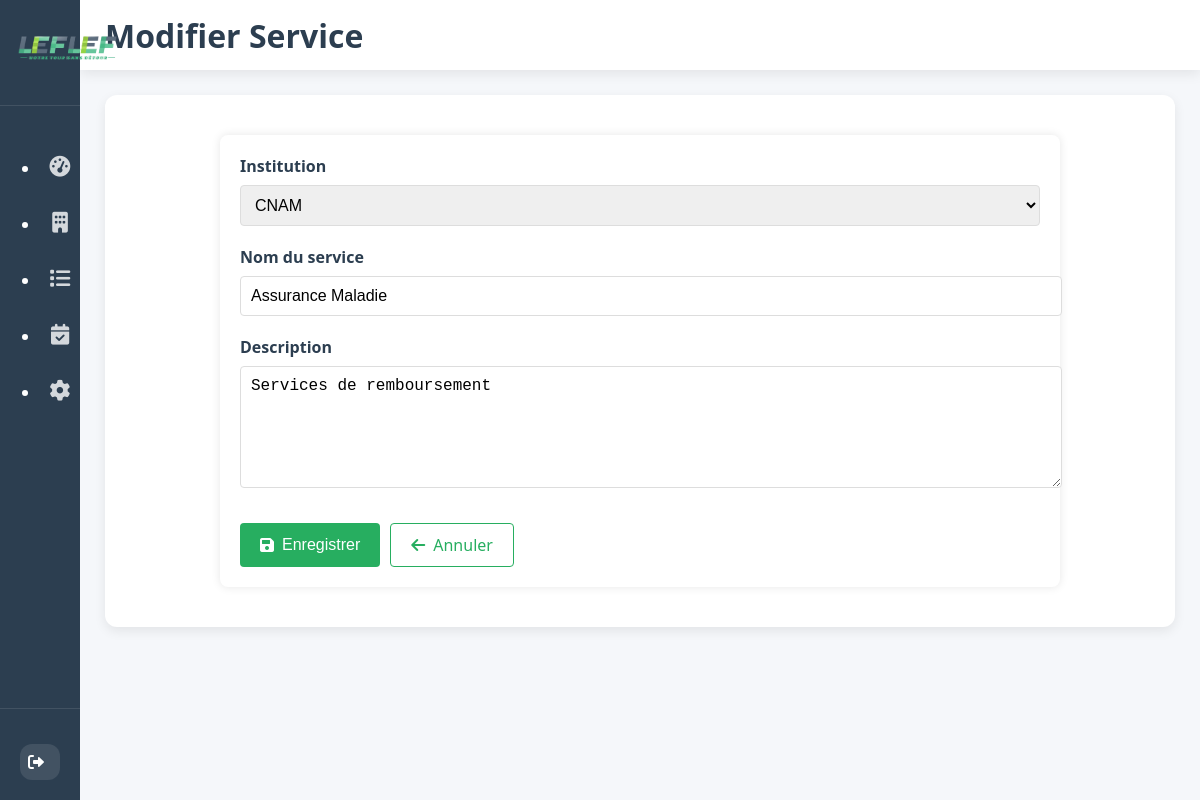
/admin/service_edit.php?id=2 (signed in), run on the app's committed database.
### tables this page shows
CREATE TABLE IF NOT EXISTS `services` (
  `id` int NOT NULL AUTO_INCREMENT,
  `institution_id` int NOT NULL,
  `name` varchar(100) NOT NULL,
  `description` text,
  `created_at` timestamp NULL DEFAULT CURRENT_TIMESTAMP,
  `average_time` int DEFAULT '15',
  PRIMARY KEY (`id`)
);

CREATE TABLE IF NOT EXISTS `institutions` (
  `id` int NOT NULL AUTO_INCREMENT,
  `name` varchar(100) NOT NULL,
  `logo` varchar(255) DEFAULT NULL,
  `description` text,
  `average_time` int DEFAULT '0',
  `created_at` timestamp NULL DEFAULT CURRENT_TIMESTAMP,
  PRIMARY KEY (`id`)
);

### admin/service_edit.php (the view, shortened to what this page needs)
<?php
require_once 'config.php';
$service = ['id' => 0, 'institution_id' => '', 'name' => '', 'description' => ''];
$isEdit = false;
if (isset($_GET['id'])) {
    $isEdit = true;
    $id = (int)$_GET['id'];
    $stmt = $pdo->prepare("SELECT * FROM services WHERE id = ?");
    $stmt->execute([$id]);
    $service = $stmt->fetch();
}
$institutions = $pdo->query("SELECT id, name FROM institutions ORDER BY name")->fetchAll();
?>
<!DOCTYPE html>
<html lang="fr">
<head>
    <link rel="stylesheet" href="https://cdnjs.cloudflare.com/ajax/libs/font-awesome/6.0.0-beta3/css/all.min.css">
    <link rel="stylesheet" href="css/stylesadmin.css">
    <link rel="stylesheet" href="css/ser.css">
</head>
<body class="admin-dashboard">
    <?php include 'sidebar.php'; ?>
    <main class="main-content">
        <header class="main-header">
            <div class="header-left">
                <h1><?php echo $isEdit ? 'Modifier Service' : 'Ajouter un Service'; ?></h1>
            </div>
        </header>
        <section class="dashboard-overview">
            <div class="content-card">
                <div class="form-container">
                    <form method="POST">
                        <div class="form-group">
                            <label for="institution_id">Institution</label>
                            <select id="institution_id" name="institution_id" required>
                                <?php foreach ($institutions as $institution): ?>
                                <option value="<?php echo $institution['id']; ?>" <?php echo $service['institution_id'] == $institution['id'] ? 'selected' : ''; ?>>
                                    <?php echo htmlspecialchars($institution['name']); ?>
                                </option>
                                <?php endforeach; ?>
                            </select>
                        </div>
                        <div class="form-group">
                            <label for="name">Nom du service</label>
                            <input type="text" id="name" name="name" value="<?php echo htmlspecialchars($service['name']); ?>" required>
                        </div>
                        <div class="form-group">
                            <label for="description">Description</label>
                            <textarea id="description" name="description"><?php echo htmlspecialchars($service['description']); ?></textarea>
                        </div>
                        <div class="btn-group">
                            <button type="submit" class="btn btn-primary">
                                <i class="fas fa-save"></i> Enregistrer
                            </button>
                            <a href="services.php" class="btn btn-outline">
                                <i class="fas fa-arrow-left"></i> Annuler
                            </a>
                        </div>
                    </form>
                </div>
            </div>
        </section>
    </main>
</body>
</html>

### admin/css/stylesadmin.css (style rules this page uses)
:root { --sidebar-width: 280px; --sidebar-collapsed-width: 80px; --header-height: 70px; --primary-color: #27ae60; --primary-dark: #219653; --secondary-color: #2c3e50; --light-bg: #f4f7fa; --white: #fff; --gray: #95a5a6; --text-dark: #2c3e50; --text-light: #ecf0f1; --box-shadow: 0 4px 12px rgba(0, 0, 0, 0.08); --border-radius: 12px; --transition: all 0.3s ease; --bar-color: rgba(39, 174, 96, 0.6); --danger-color: #e74c3c; --warning-color: #f39c12; --info-color: #3498db; }
body { margin: 0; font-family: 'Segoe UI', Tahoma, Geneva, Verdana, sans-serif; background: var(--light-bg); color: var(--text-dark); }
.admin-dashboard { display: flex; min-height: 100vh; background-color: #f5f7fa; }
.main-content { flex: 1; margin-left: var(--sidebar-width); transition: var(--transition); }
.main-header { display: flex; justify-content: space-between; align-items: center; padding: 0 25px; height: var(--header-height); background-color: var(--white); box-shadow: var(--box-shadow); position: sticky; top: 0; z-index: 100; }
.header-left { display: flex; align-items: center; }
.dashboard-overview { padding: 25px; }
.content-card { background-color: var(--white); border-radius: var(--border-radius); box-shadow: var(--box-shadow); padding: 20px; }
@media (max-width: 1200px) { .main-content { margin-left: var(--sidebar-collapsed-width); } }

### admin/css/ser.css (style rules this page uses)
.btn { padding: 6px 12px; border-radius: 4px; font-size: 14px; cursor: pointer; text-decoration: none; display: inline-flex; align-items: center; gap: 5px; }
.btn-primary { background-color: #27ae60; color: white; border: none; }
.btn-outline { background-color: transparent; border: 1px solid #27ae60; color: #27ae60; }
.form-container { max-width: 800px; margin: 0 auto; padding: 20px; }
.form-group { margin-bottom: 20px; }
.form-group label { display: block; margin-bottom: 8px; font-weight: 500; }
.form-group input[type="text"], .form-group select, .form-group textarea { width: 100%; padding: 10px 15px; border: 1px solid #ddd; border-radius: 4px; font-size: 16px; }
.form-group textarea { min-height: 120px; }
.btn-group { display: flex; gap: 10px; margin-top: 30px; }
.btn { padding: 10px 20px; border-radius: 4px; font-size: 16px; cursor: pointer; text-decoration: none; display: inline-flex; align-items: center; gap: 8px; }
.form-container { max-width: 800px; margin: 20px auto; padding: 20px; background: #fff; border-radius: 8px; box-shadow: 0 0 10px rgba(0,0,0,0.1); }
.form-group label { display: block; margin-bottom: 8px; font-weight: 600; }
.form-group input[type="text"], .form-group select, .form-group textarea { width: 100%; padding: 10px; border: 1px solid #ddd; border-radius: 4px; font-size: 16px; }
.form-group textarea { min-height: 100px; }

### data on the page
services: institution_id "CNAM", name "Assurance Maladie", description "Services de remboursement"
